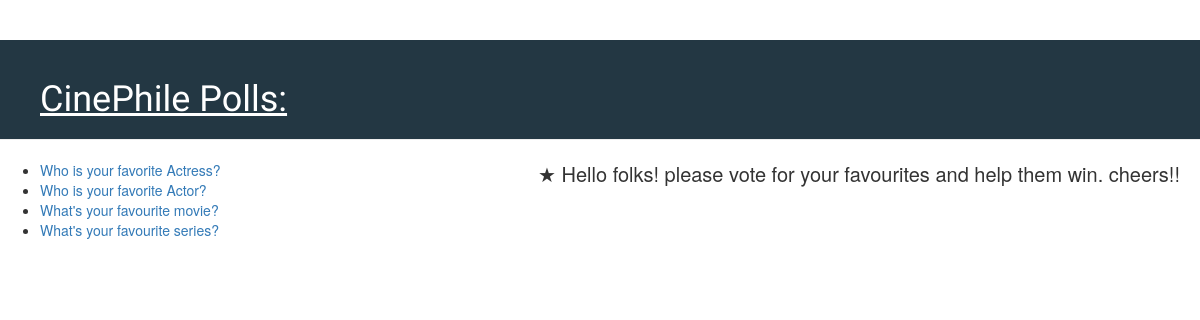
Screenshot of /polls/ with the database file from the repository.
### polls/models.py (models this page shows, shortened)
class Question(models.Model):
	question_text = models.CharField(max_length = 200)
	pub_date = models.DateTimeField('date published')

### polls/views.py (the view)
# urls.py: path('', views.IndexView.as_view(), name='index'),
class IndexView(generic.ListView):
    template_name = 'polls/index.html'
    context_object_name = 'latest_list'
    def get_queryset(self):
        return Question.objects.order_by('-pub_date')[:5]

### polls/templates/polls/index.html (shortened to what this page needs)
{% load static %}
<link rel="stylesheet" href="{% static 'css/index.css' %}">
<link rel="stylesheet" href="//maxcdn.bootstrapcdn.com/bootstrap/3.2.0/css/bootstrap.min.css">
<div class="page-header">
    <h1 style="font-family: 'Amaranth';">CinePhile Polls:</h1>
</div>
<div class="about">
&#9733; Hello folks! please vote for your favourites and help them win. cheers!!
</div>
<div class="polls">
{% if latest_list %}
    <ul>
    {% for question in latest_list %}
        <li><a href="{% url 'polls:detail' question.id %}">{{ question.question_text }}</a></li>
    {% endfor %}
    </ul>
{% else %}
    <p>No polls are available.</p>
{% endif %}
</div>

### polls/static/css/index.css (style rules this page uses)
.page-header { background: #233743; font-size: 30pt; padding: 20px 20px 20px 40px; color: #ffffff; text-decoration: underline; }
.about { float: right; font-size: 15pt; margin-right: 20px; }

### rows the page displays
Question: question_text "Who is your favorite Actress?"
Question: question_text "Who is your favorite Actor?"
Question: question_text "What's your favourite movie?"
Question: question_text "What's your favourite series?"
